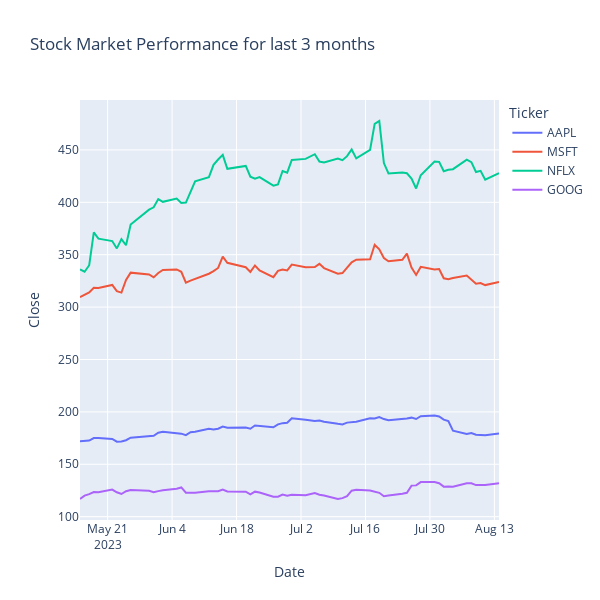

Notebook code for this chart:
### Code cell
fi = px.line(df, x = 'Date',
            y = 'Close',
            color = 'Ticker',
            height = 600,
            width = 600,
            title = 'Stock Market Performance for last 3 months')
fi.show()
